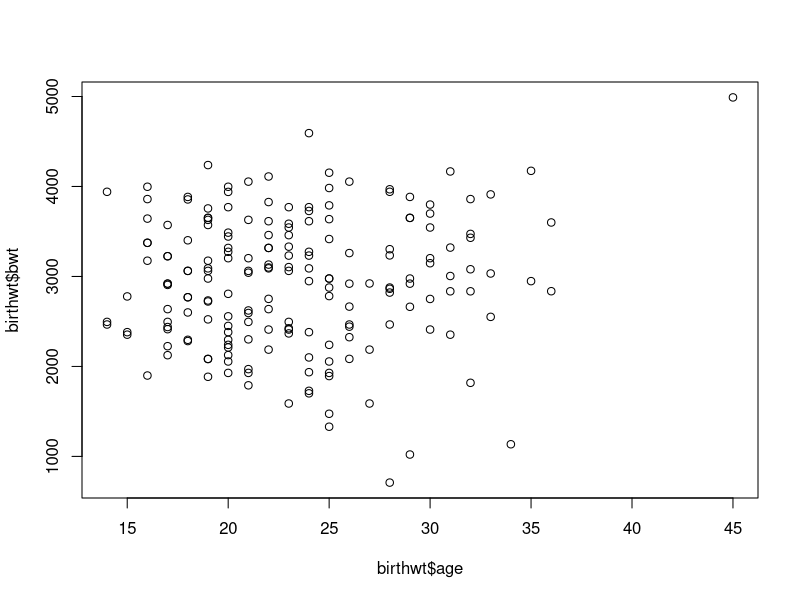

Source code (R):
library(MASS)
summary(birthwt)
#I want to look at my data to see if it is homoscedastic and if I 
#can use one line to fit all or use quantile regressions
plot(birthwt$age, birthwt$bwt) # in my opinion, it is not homoscedastic

my_linear <- lm(bwt~age, data=birthwt)
summary(my_linear)

#the linear model has a coefficient of 12.43 but it's insignificant
# I will use quantile regression instead
library(quantreg)
#fitting a quantile regression for 20th quantile

my_quant <- rq(bwt~age, data=birthwt, tau=0.2)
summary(my_quant)

#fitting a quantile regression for 50th quantile
my_quant <- rq(bwt~age, data=birthwt, tau=0.5)
summary(my_quant)

#fitting a quantile regression for 80th quantile
my_quant <- rq(bwt~age, data=birthwt, tau=0.8)
summary(my_quant)

